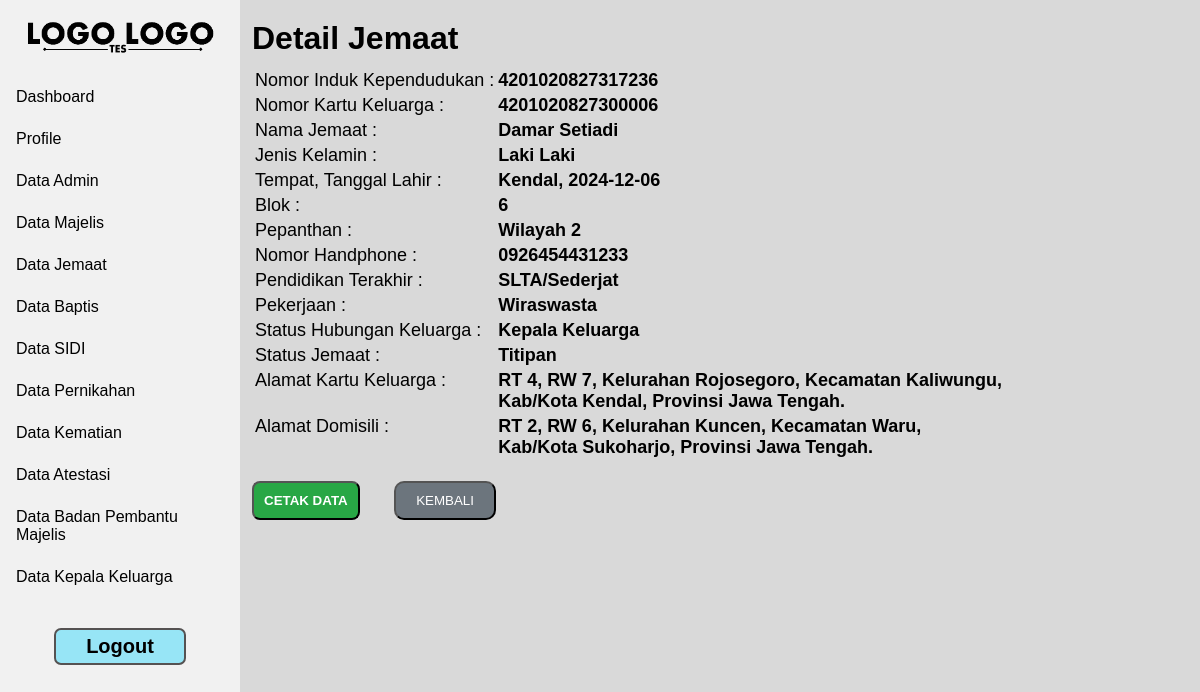
The app's page /admin/detail_jemaat.php?id=4201020827317236 (signed in) with its own data.
### tables this page shows
CREATE TABLE `jemaat` (
  `nik` varchar(16) NOT NULL,
  `no_kk` varchar(16) NOT NULL,
  `nama_jemaat` varchar(200) NOT NULL,
  `password` varchar(200) NOT NULL,
  `jenis_kelamin` varchar(9) NOT NULL,
  `tempat_lahir` varchar(150) NOT NULL,
  `tanggal_lahir` date NOT NULL,
  `pendidikan_terakhir` varchar(100) NOT NULL,
  `pekerjaan` varchar(150) NOT NULL,
  `blok` varchar(2) NOT NULL,
  `pepanthan` varchar(50) NOT NULL,
  `status_hubungan_keluarga` varchar(100) NOT NULL,
  `status_jemaat` varchar(50) NOT NULL,
  `no_handphone` varchar(13) NOT NULL,
  `provinsi_kk` varchar(150) NOT NULL,
  `kab_kota_kk` varchar(150) NOT NULL,
  `kecamatan_kk` varchar(150) NOT NULL,
  `kelurahan_kk` varchar(150) NOT NULL,
  `rw_kk` varchar(4) NOT NULL,
  `rt_kk` varchar(4) NOT NULL,
  `provinsi_domisili` varchar(150) NOT NULL,
  `kab_kota_domisili` varchar(150) NOT NULL,
  `kecamatan_domisili` varchar(150) NOT NULL,
  `kelurahan_domisili` varchar(150) NOT NULL,
  `rw_domisili` varchar(4) NOT NULL,
  `rt_domisili` varchar(4) NOT NULL
);

### admin/detail_jemaat.php (the view, shortened to what this page needs)
<!DOCTYPE html>
<html lang="en">
<head>
</head>
<body>
    <?php
        include "../session/session_login.php";
        include "navbar.php";
        $query=mysqli_query($konek_db, "SELECT * FROM jemaat WHERE nik ='".$_GET['id']."'");
        $data = mysqli_fetch_array ($query);
    ?>
    <div class="body-content">
        <h1>Detail Jemaat</h1>
        <form action="" method="POST">
            <table id="tb-list">
                <tr>
                    <td><label id="label-input">Nomor Induk Kependudukan :</label></td>
                    <td><label id="data-list"><b><?php echo $data['nik'] ?></b></label></td>
                </tr>
                <tr>
                    <td><label id="label-input">Nomor Kartu Keluarga :</label></td>
                    <td><label id="data-list"><b><?php echo $data['no_kk'] ?></b></label></td>
                </tr>
                <tr>
                    <td><label id="label-input">Nama Jemaat :</label></td>
                    <td><label id="data-list"><b><?php echo $data['nama_jemaat'] ?></b></label></td>
                </tr>
                <tr>
                    <td><label id="label-input">Jenis Kelamin :</label></td>
                    <td><label id="data-list"><b><?php echo $data['jenis_kelamin'] ?></b></label></td>
                </tr>
                <tr>
                    <td><label id="label-input">Tempat, Tanggal Lahir :</label></td>
                    <td><label id="data-list"><b><?php echo $data['tempat_lahir']. ", " .$data['tanggal_lahir'] ?></b></label></td>
                </tr>
                <tr>
                    <td><label id="label-input">Blok :</label></td>
                    <td><label id="data-list"><b><?php echo $data['blok'] ?></b></label></td>
                </tr>
                <tr>
                    <td><label id="label-input">Pepanthan :</label></td>
                    <td><label id="data-list"><b><?php echo $data['pepanthan'] ?></b></label></td>
                </tr>
                <tr>
                    <td><label id="label-input">Nomor Handphone :</label></td>
                    <td><label id="data-list"><b><?php echo $data['no_handphone'] ?></b></label></td>
                </tr>
                <tr>
                    <td><label id="label-input">Pendidikan Terakhir :</label></td>
                    <td><label id="data-list"><b><?php echo $data['pendidikan_terakhir'] ?></b></label></td>
                </tr>
                <tr>
                    <td><label id="label-input">Pekerjaan :</label></td>
                    <td><label id="data-list"><b><?php echo $data['pekerjaan'] ?></b></label></td>
                </tr>
                <tr>
                    <td><label id="label-input">Status Hubungan Keluarga :</label></td>
                    <td><label id="data-list"><b><?php echo $data['status_hubungan_keluarga'] ?></b></label></td>
                </tr>
                <tr>
                    <td><label id="label-input">Status Jemaat :</label></td>
                    <td><label id="data-list"><b><?php echo $data['status_jemaat'] ?></b></label></td>
                </tr>
                <tr>
                    <td><label id="label-input">Alamat Kartu Keluarga :</label></td>
                    <td>
                        <label id="data-list">
                            <b><?php echo
                                "RT ". $data['rt_kk']
                                .", RW ". $data['rw_kk']
                                .", Kelurahan ". $data['kelurahan_kk']
                                .", Kecamatan ". $data['kecamatan_kk']
                                .", <br> Kab/Kota ". $data['kab_kota_kk']
                                .", Provinsi ". $data['provinsi_kk']
                                ."."
                            ?></b>
                        </label>
                    </td>
                </tr>
                <tr>
                    <td><label id="label-input">Alamat Domisili :</label></td>
                    <td>
                        <label id="data-list">
                            <b><?php echo
                                "RT ". $data['rt_domisili']
                                .", RW ". $data['rw_domisili']
                                .", Kelurahan ". $data['kelurahan_domisili']
                                .", Kecamatan ". $data['kecamatan_domisili']
                                .", <br> Kab/Kota ". $data['kab_kota_domisili']
                                .", Provinsi ". $data['provinsi_domisili']
                                ."."
                            ?></b>
                        </label>
                    </td>
                </tr>
            </table>
            <button id="btn-cetak" name='cetak'>CETAK DATA</button>
            <a id="-" href="data_jemaat.php"><button id="btn-kembali" type="button">KEMBALI</button></a>
        </form>
    </div>
</body>
</html>

### css/style-navbar.css (style rules this page uses)
* { font-family: sans-serif; box-sizing: border-box; text-decoration: none; margin: 0; }
body { background-color: #D9D9D9; }
.body-content { padding-top: 20px; margin-left: 21%; overflow-y: scroll; -ms-overflow-style: none; scrollbar-width: none; height: 100%; }

### css/style-tb-btn.css (style rules this page uses)
#btn-kembali { background: #6c757d; color: #ffffff; cursor: pointer; border-radius: 10px; margin-top: 20px; padding: 10px 20px; }
#btn-cetak { background: #28a745; color: #ffffff; cursor: pointer; margin-top: 15px; padding: 10px 10px; border-radius: 8px; font-weight: bold; margin-right: 30px; }
#tb-list { margin-top: 10px; font-size: 18px; }
tr { vertical-align: top; }

### css/style-admin.css (style rules this page uses)
#data-list { font-size: 18px; }

### records on screen
jemaat: nik "4201020827317236", no_kk "4201020827300006", nama_jemaat "Damar Setiadi", jenis_kelamin "Laki Laki", tempat_lahir "Kendal", tanggal_lahir "2024-12-06", blok "6", pepanthan "Wilayah 2", no_handphone "0926454431233", pendidikan_terakhir "SLTA/Sederjat", pekerjaan "Wiraswasta", status_hubungan_keluarga "Kepala Keluarga", status_jemaat "Titipan", rt_kk "4", rw_kk "7", kelurahan_kk "Rojosegoro", kecamatan_kk "Kaliwungu", kab_kota_kk "Kendal", provinsi_kk "Jawa Tengah", rt_domisili "2", rw_domisili "6", kelurahan_domisili "Kuncen", kecamatan_domisili "Waru", kab_kota_domisili "Sukoharjo", provinsi_domisili "Jawa Tengah"
